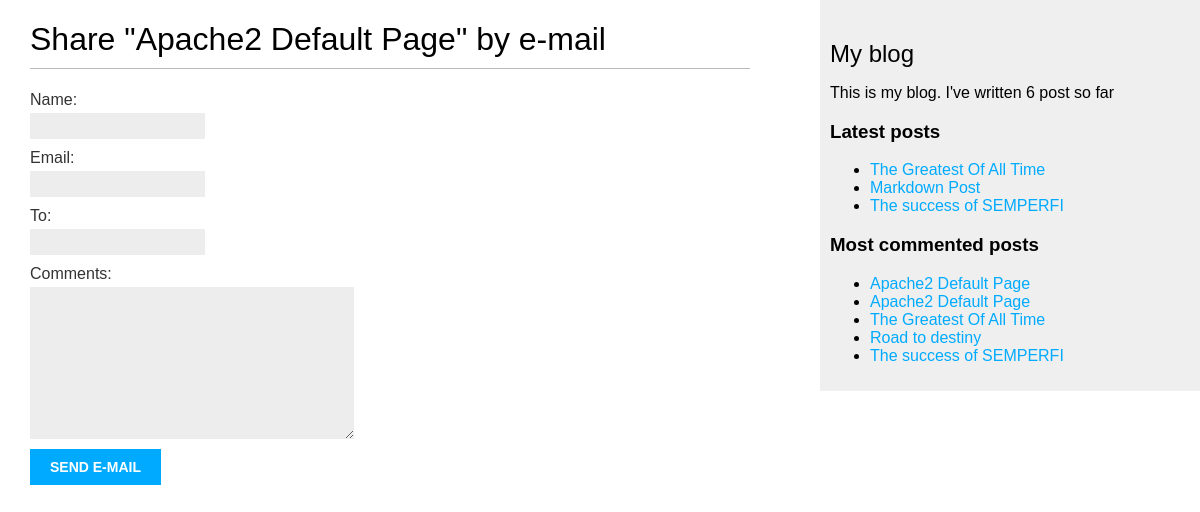
/blog/4/share/, run on the app's committed database.
### blog/models.py (models this page shows, shortened)
class Post(models.Model):
    class Status(models.TextChoices):
        DRAFT = "DF", "Draft"
        PUBLISHED = "PB", "Published"
    tags = TaggableManager()
    class PublishedManager(models.Manager):
        def get_queryset(self):
            return super().get_queryset().filter(status=Post.Status.PUBLISHED)
    title = models.CharField(max_length=250)
    slug = models.SlugField(max_length=250, unique_for_date="publish")
    body = models.TextField()
    publish = models.DateTimeField(default=timezone.now)
    created = models.DateTimeField(auto_now_add=True)
    updated = models.DateTimeField(auto_now=True)
    status = models.CharField(max_length=2, choices=Status, default=Status.PUBLISHED)
    author = models.ForeignKey(
        settings.AUTH_USER_MODEL, on_delete=models.CASCADE, related_name="blog_post"
    )
    objects = models.Manager
    published = PublishedManager()
    class Meta:
        ordering: ["-publish"]
        indexes: [models.Index(fields=["-publish"])]
    def get_absolute_url(self):
        return reverse(
            "blog:post_detail",
            args=[self.publish.year, self.publish.month, self.publish.day, self.slug],
        )

### blog/views.py (the view)
# urls.py: path("<int:post_id>/share/", views.post_share, name="post_share"),
def post_share(request, post_id):
    post = get_object_or_404(Post, id=post_id, status=Post.Status.PUBLISHED)
    sent = False
    if request.method == "POST":
        form = EmailPostForm(request.POST)
        if form.is_valid():
            cd = form.cleaned_data
            post_url = request.build_absolute_uri(post.get_absolute_url())
            subject = (
                f"{cd['name']} ({cd['email']})" f"recommends you read {post.title}"
            )
            message = (
                f"Read {post.title} as {post_url}\n\n"
                f"{cd['name']}'s comments: {cd['comments']}"
            )
            send_mail(
                subject=subject,
                message=message,
                from_email=None,
                recipient_list=[cd["to"]],
            )
            sent = True
    else:
        form = EmailPostForm()
    return render(
        request,
        "blog/post/share.html",
        {
            "post": post,
            "form": form,
            "sent": sent,
        },
    )

### blog/forms.py
class EmailPostForm(forms.Form):
    name = forms.CharField(max_length=25)
    email = forms.EmailField()
    to = forms.EmailField()
    comments = forms.CharField(required=False, widget=forms.Textarea)

### blog/templatetags/blog_tags.py (called while the page is built)
@register.simple_tag
def total_posts():
    return Post.published.count()

@register.inclusion_tag('blog/post/latest_posts.html')
def show_latest_posts(count=5):
    latest_posts = Post.published.order_by('-publish')[:count]
    return {'latest_posts': latest_posts}

@register.simple_tag
def get_most_commented_posts(count=5):
    return Post.published.annotate(total_comments=Count("comments")).order_by('-total_comments')[:count]

### blog/templates/blog/post/share.html (shortened to what this page needs)
{% extends "blog/base.html" %}
{% block content %}
{% if sent %}
<h1>Email successfully sent</h1>
<p>"{{post.title}}" was successfully sent to {{form.cleaned_data.to}}.</p>
{% else %}
<h1>
    Share "{{post.title}}" by e-mail
</h1>
<form method="post">
    {{form.as_p}}
    <input type="submit" value="Send e-mail">
</form>
{% endif %}
{% endblock %}

### blog/templates/blog/base.html (shortened to what this page needs)
{% load blog_tags %}
{% load static %}
<!DOCTYPE html>
<html lang="en">
<head>
    <link href="{% static 'css/blog.css' %}" rel="stylesheet">
</head>
<body>
    <div id="content">
        {% block content%}{% endblock %}
    </div>
    <div id="sidebar">
        <h2>My blog</h2>
        <p>This is my blog. I've written {% total_posts %} post so far</p>
        <h3>
            Latest posts
        </h3>
        {% show_latest_posts 3 %}
        <h3>Most commented posts</h3>
        {%  get_most_commented_posts as most_commented_posts %}
        <ul>
            {% for post in most_commented_posts %}
                <li>
                    <a href="{{post.get_absolute_url }}">{{post.title}}</a>
                </li>
            {% endfor %}
        </ul>
    </div>
</body>
</html>

### blog/templates/blog/post/latest_posts.html
<ul>
    {% for post in latest_posts %}
        <li>
            <a href="{{ post.get_absolute_url }}">
                {{post.title}}
            </a>
        </li>
    {% endfor %}
</ul>

### blog/static/css/blog.css (style rules this page uses)
body { margin: 0; padding: 0; font-family: helvetica, sans-serif; }
a { color: #00abff; text-decoration: none; }
h1 { font-weight: normal; border-bottom: 1px solid #bbb; padding: 0 0 10px 0; }
h2 { font-weight: normal; margin: 30px 0 0; }
#content { float: left; width: 60%; padding: 0 0 0 30px; }
#sidebar { float: right; width: 30%; padding: 10px; background: #efefef; height: 100%; }
label { float: left; clear: both; color: #333; margin-bottom: 4px; }
input, textarea { clear: both; float: left; margin: 0 0 10px; background: #ededed; border: 0; padding: 6px 10px; font-size: 12px; }
input[type="submit"] { font-weight: bold; background: #00abff; color: #fff; padding: 10px 20px; font-size: 14px; text-transform: uppercase; }

### data on the page
Post: title "Apache2 Default Page"
Post: title "The Greatest Of All Time"
Post: title "Markdown Post"
Post: title "The success of SEMPERFI"
Post: title "Apache2 Default Page"
Post: title "Road to destiny"
